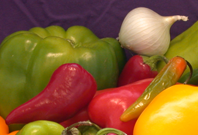
%> input picture TP7/Images/oignon.png, 198 x 135 px
$ octave exercice_2.m   (GNU Octave 9; MATLAB toolbox functions it lacks are replaced by stand-ins)
%> lines starting %> are read from the running program, lines starting %| are printed output that depends on the picture
### TP7/rgb2luv.m
% RGB2LUV conversion RGB vers LUV

function luv = rgb2luv( rgb )

% Conversion en XYZ :

XYZ = [0.4125,  0.3576,  0.1804; ...
       0.2125,  0.7154,  0.0721; ...
       0.0193,  0.1192,  0.9502];
xyz = XYZ*rgb;

% Conversion en LUV :

luv = xyz;
Yn = 1;
Lt = 0.008856;
Un_prime = 0.19784977571475;
Vn_prime = 0.46834507665248;
L0 = xyz(2,:)/Yn;

warning off MATLAB:divideByZero;
constant = xyz(1,:)+15*xyz(2,:)+3*xyz(3,:);
u_prime = (constant~=0).*((4*xyz(1,:))./constant)+(constant==0)*4.0;
v_prime = (constant~=0).*((9*xyz(2,:))./constant)+(constant==0)*9.0/15.0;

luv(1,:) = (L0>Lt).*(116.0*(L0.^(1/3))-16.0)+(L0<=Lt).*(903.3*L0);
luv(2,:) = 13*luv(1,:).*(u_prime-Un_prime);
luv(3,:) = 13*luv(1,:).*(v_prime-Vn_prime);

% Suppression des NaNs :

luv(find(isnan(luv))) = 0;

### TP7/meanshift_2.m
function [S,C] = meanshift_2(I,T,h_carre,k_max,epsilon)

n = size(X,1);
deja_converge = 0;
k = 1;
x_k = x_0;
x = x_0;
while ~deja_converge & k<=k_max
	% Distances avec les points du nuage :
	ecarts_carre = (ones(n,1)*x-X).^2;
	distances_carre = sum(ecarts_carre,2);

	% Points du voisinage :
	indices = find(distances_carre<=h_carre);

	% Moyenne des points du voisinage :
	M = mean(X(indices,:),1);

	% L'iteration a-t-elle converge :
	if sum((x_0-M).^2)<epsilon
		deja_converge = 1;
	end

	% Remplacement par la moyenne (mean-shift) :
	x = M;
	x_k = [x_k ; x];
	k = k+1;
end

### TP7/exercice_2.m
clear;
close all;
taille_ecran = get(0,'ScreenSize');
L = taille_ecran(3);
H = taille_ecran(4);

% Parametres communs aux differents tests :
reduction = 0.25;			% Coefficient de reduction des images
k_max = 100;
epsilon = 0.01;

% Parametres specifiques aux differents tests :
images = {'oignon.png','piments.png','pommes.png','guadeloupe.jpg'};
valeurs_T = [15 20 15 15];		% Parametres a ajuster
valeurs_h = [20 15 15 15];		% Parametres a ajuster
positions = {[0,0.5*H,0.5*L,0.37*H],[0.5*L,0.5*H,0.5*L,0.37*H],[0,0,0.5*L,0.37*H],[0.5*L,0,0.5*L,0.37*H]};

for i = 1:length(images)

	% Lecture et affichage de l'image a segmenter :
	nom_fichier = fullfile('Images/', images{i});
	I = imread(nom_fichier);
%> I is the input picture: size 135x198x3 uint8; mean R, G, B 137.3, 92.8, 45.3
	I = imresize(I,reduction);
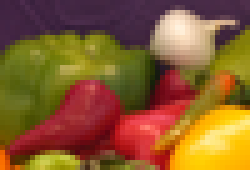
%> I: size 34x50x3 uint8 (shown 5 times larger); mean R, G, B 137.3, 92.8, 45.3
	[nb_lignes,nb_colonnes,nb_canaux] = size(I);
%> nb_lignes = 34; nb_colonnes = 50; nb_canaux = 3
	figure('Name',nom_fichier,'Position',positions{i});
	subplot(1,2,1);
	imagesc(I);
	axis image off;
	T = valeurs_T(i);
	h = valeurs_h(i);
	t = title(['$(T,h) = ($' num2str(T) '$,$' num2str(h) ')'],'Interpreter','Latex','FontSize',20);
	p = get(t,'Position');
 	set(t,'Position',p+[0 0.5 0]);

	% Conversion de l'image au format LUV :
	I = double(I)/255;
%> I: size 34x50x3 double
	I = transpose(reshape(I(:),nb_lignes*nb_colonnes,3));
%> I = 1700 columns, first 8: [0.251 0.247 0.255 0.255 0.263 0.267 0.267 0.271; 0.137 0.137 0.141 0.145 0.145 0.145 0.149 0.153; 0.251 0.255 0.259 0.259 0.263 0.263 0.263 0.263]
	I = rgb2luv(I);
%> in rgb2luv, `xyz = XYZ*rgb;`: xyz = 1700 columns, first 8: [0.198 0.197 0.202 0.204 0.208 0.209 0.211 0.214; 0.17 0.169 0.174 0.177 0.179 0.179 0.182 0.186; 0.26 0.263 0.268 0.268 0.272 0.272 0.273 0.273]
%> in rgb2luv, `luv = xyz;`: luv has the same summary as xyz
%> in rgb2luv, `L0 = xyz(2,:)/Yn;`: L0 = 1700 values, max 0.951 at index 1196, min 0.085 at index 1041, mean 0.387
%> in rgb2luv, `constant = xyz(1,:)+15*xyz(2,:)+3*xyz(3,:);`: constant = 1700 values, max 18.04 at index 1196, min 1.62 at index 1041, mean 6.86
%> in rgb2luv, `u_prime = (constant~=0).*((4*xyz(1,:))./constant)+(constant==0)*4.0;`: u_prime = 1700 values, max 0.379 at index 774, min 0.182 at index 1037, mean 0.233
%> in rgb2luv, `v_prime = (constant~=0).*((9*xyz(2,:))./constant)+(constant==0)*9.0/15..`: v_prime = 1700 values, max 0.554 at index 395, min 0.427 at index 414, mean 0.5
%> I = 1700 columns, first 8: [48.21 48.14 48.74 49.08 49.32 49.42 49.76 50.2; 16.89 16.14 16.58 15.92 17 17.59 16.94 16.89; -21.82 -22.8 -22.38 -21.52 -21.96 -21.79 -20.95 -19.95]
	I = reshape(transpose(I),nb_lignes,nb_colonnes,nb_canaux);
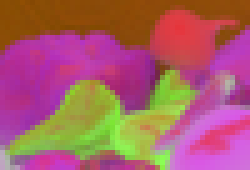
%> I: size 34x50x3 double (shown 5 times larger); mean R, G, B 65.9, 26.2, 31.4; drawn with min black and max white

	% Segmentation par la methode mean-shift :
	[S,C] = meanshift_2(I,T,h^2,k_max,epsilon);
%> the run ends on the next line
